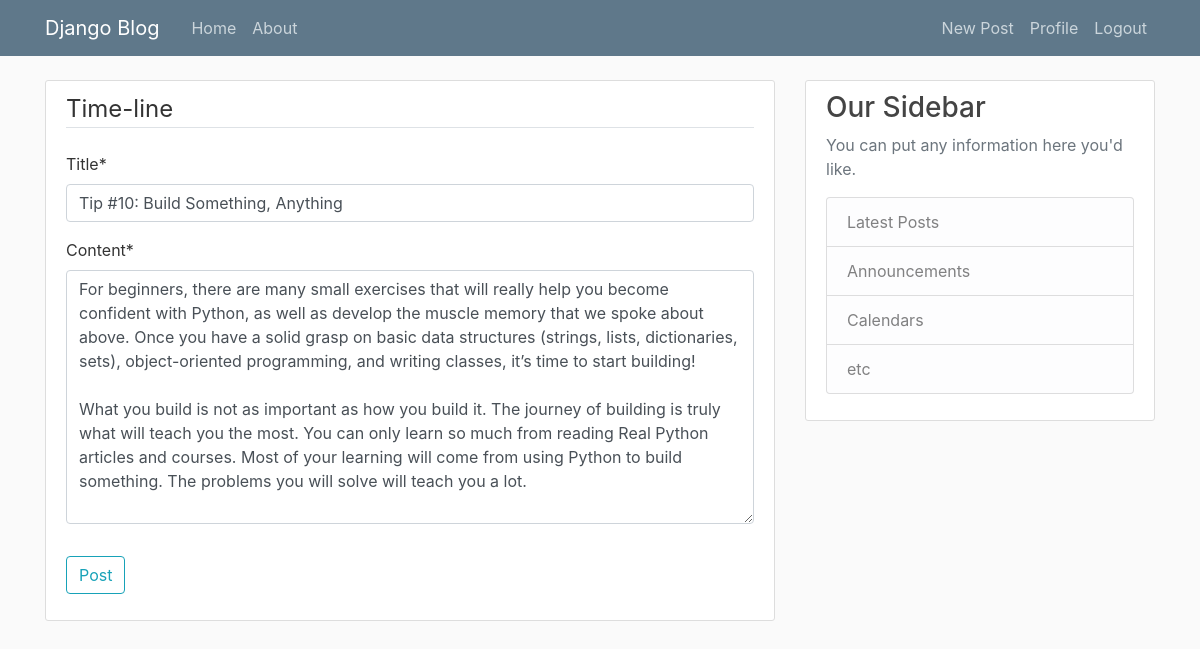
The app's page /post/17/update/ (signed in) with its own data.
### polls/models.py (models this page shows, shortened)
class post(models.Model):
    title = models.CharField(max_length=100)
    content = models.TextField()
    date_posted = models.DateTimeField(default=timezone.now)
    author = models.ForeignKey(User, on_delete=models.CASCADE)

### polls/views.py (the view, shortened to what this page needs)
# urls.py: path('post/<int:pk>/update/', PostUpdateView.as_view(), name="post-update"),
class PostUpdateView(LoginRequiredMixin, UserPassesTestMixin, UpdateView):
    model = post
    fields = ['title','content']
    def test_func(self):
        post =self.get_object()
        if self.request.user == post.author:
            return True
        return False

### polls/templates/polls/post_form.html (shortened to what this page needs)
{% extends "polls/base.html" %}
{% load crispy_forms_tags %}
{% block content %}
<div class="content-section">
    <form method="POST">
        <fieldset class ="form-group">
            <legend class = "border-bottom mb-4">Time-line</legend>
            {{ form|crispy }}
        </fieldset>
        <div class= "form-group">
            <button class="btn btn-outline-info" type="submit">Post</button>
        </div>
    </form>
</div>
{% endblock content %}

### polls/static/polls/main.css (style rules this page uses)
body { background: #fafafa; color: #333333; margin-top: 5rem; }
.content-section { background: #ffffff; padding: 10px 20px; border: 1px solid #dddddd; border-radius: 3px; margin-bottom: 20px; }

### records on screen
post: title "Tip #10: Build Something, Anything", content "For beginners, there are many small exercises that will really help you become confident with Python, as well as develop the muscle memory that we spoke about above. Once you have a solid grasp on basic data structures (strings, lists, dictionaries, sets), object-oriented programming, and writing classes, it’s time to start building! What you build is not as important as how you build it. The journey of building is truly what will teach you the most. You can only learn so much from reading Real Python articles and courses. Most of your learning will come from using Python to build something. The problems you will solve will teach you a lot."
